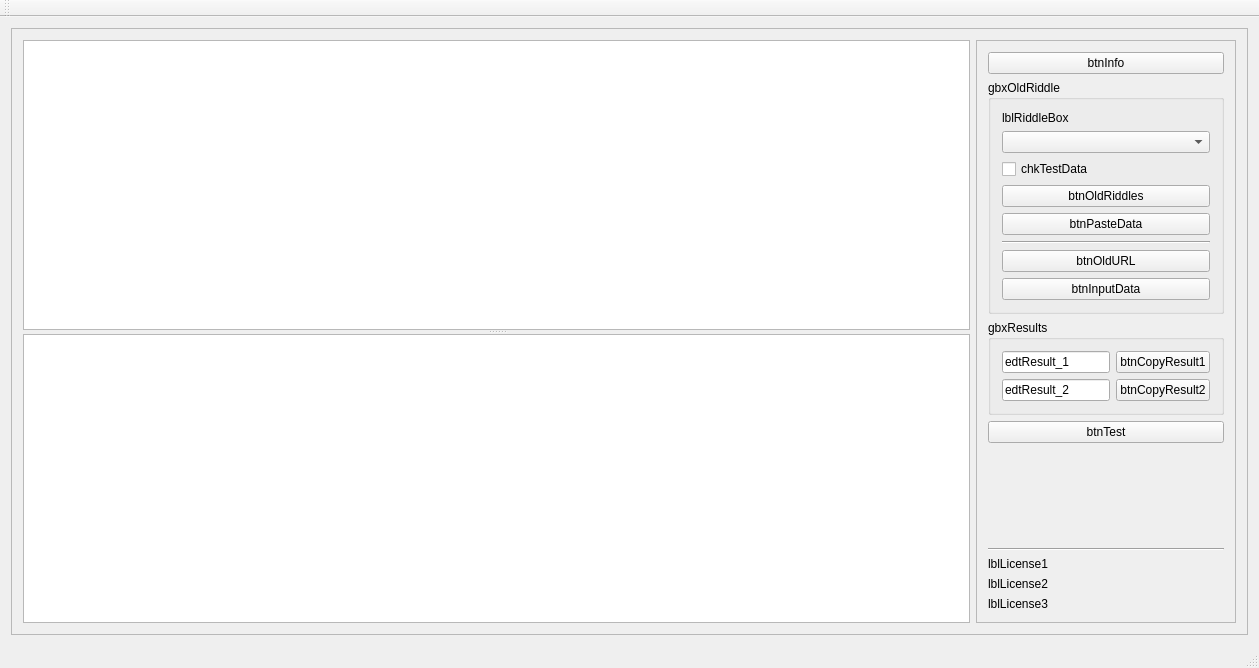
<?xml version="1.0" encoding="UTF-8"?>
<ui version="4.0">
 <class>MainWindowClass</class>
 <widget class="QMainWindow" name="MainWindowClass">
  <property name="geometry">
   <rect>
    <x>0</x>
    <y>0</y>
    <width>1259</width>
    <height>668</height>
   </rect>
  </property>
  <property name="sizePolicy">
   <sizepolicy hsizetype="Expanding" vsizetype="Expanding">
    <horstretch>0</horstretch>
    <verstretch>0</verstretch>
   </sizepolicy>
  </property>
  <property name="windowTitle">
   <string>MainWindow</string>
  </property>
  <widget class="QWidget" name="centralWidget">
   <property name="sizePolicy">
    <sizepolicy hsizetype="Expanding" vsizetype="Expanding">
     <horstretch>0</horstretch>
     <verstretch>0</verstretch>
    </sizepolicy>
   </property>
   <layout class="QVBoxLayout" name="verticalLayout_2">
    <item>
     <widget class="QFrame" name="mainFrame">
      <property name="sizePolicy">
       <sizepolicy hsizetype="Expanding" vsizetype="Expanding">
        <horstretch>1</horstretch>
        <verstretch>1</verstretch>
       </sizepolicy>
      </property>
      <property name="frameShape">
       <enum>QFrame::Shape::StyledPanel</enum>
      </property>
      <property name="frameShadow">
       <enum>QFrame::Shadow::Raised</enum>
      </property>
      <layout class="QHBoxLayout" name="horizontalLayout">
       <item>
        <widget class="QSplitter" name="splitter">
         <property name="sizePolicy">
          <sizepolicy hsizetype="Expanding" vsizetype="Expanding">
           <horstretch>1</horstretch>
           <verstretch>1</verstretch>
          </sizepolicy>
         </property>
         <property name="orientation">
          <enum>Qt::Orientation::Vertical</enum>
         </property>
         <widget class="QTextEdit" name="memInput">
          <property name="sizePolicy">
           <sizepolicy hsizetype="Expanding" vsizetype="Expanding">
            <horstretch>1</horstretch>
            <verstretch>1</verstretch>
           </sizepolicy>
          </property>
          <property name="font">
           <font>
            <family>Courier New</family>
            <pointsize>10</pointsize>
           </font>
          </property>
          <property name="lineWrapMode">
           <enum>QTextEdit::LineWrapMode::NoWrap</enum>
          </property>
         </widget>
         <widget class="QTextEdit" name="memOutput">
          <property name="sizePolicy">
           <sizepolicy hsizetype="Expanding" vsizetype="Expanding">
            <horstretch>1</horstretch>
            <verstretch>1</verstretch>
           </sizepolicy>
          </property>
          <property name="font">
           <font>
            <family>Courier New</family>
            <pointsize>10</pointsize>
           </font>
          </property>
          <property name="lineWrapMode">
           <enum>QTextEdit::LineWrapMode::NoWrap</enum>
          </property>
         </widget>
        </widget>
       </item>
       <item>
        <widget class="QFrame" name="baseCntrl">
         <property name="sizePolicy">
          <sizepolicy hsizetype="Fixed" vsizetype="Expanding">
           <horstretch>1</horstretch>
           <verstretch>1</verstretch>
          </sizepolicy>
         </property>
         <property name="frameShape">
          <enum>QFrame::Shape::StyledPanel</enum>
         </property>
         <property name="frameShadow">
          <enum>QFrame::Shadow::Raised</enum>
         </property>
         <layout class="QVBoxLayout" name="verticalLayout">
          <item>
           <widget class="QPushButton" name="btnInfo">
            <property name="text">
             <string>btnInfo</string>
            </property>
           </widget>
          </item>
          <item>
           <widget class="QGroupBox" name="gbxOldRiddle">
            <property name="sizePolicy">
             <sizepolicy hsizetype="Expanding" vsizetype="Expanding">
              <horstretch>1</horstretch>
              <verstretch>1</verstretch>
             </sizepolicy>
            </property>
            <property name="title">
             <string>gbxOldRiddle</string>
            </property>
            <layout class="QVBoxLayout" name="verticalLayout_3">
             <item>
              <widget class="QLabel" name="lblRiddleBox">
               <property name="text">
                <string>lblRiddleBox</string>
               </property>
              </widget>
             </item>
             <item>
              <widget class="QComboBox" name="cbxOldRiddles"/>
             </item>
             <item>
              <widget class="QCheckBox" name="chkTestData">
               <property name="text">
                <string>chkTestData</string>
               </property>
              </widget>
             </item>
             <item>
              <widget class="QPushButton" name="btnOldRiddles">
               <property name="text">
                <string>btnOldRiddles</string>
               </property>
              </widget>
             </item>
             <item>
              <widget class="QPushButton" name="btnPasteData">
               <property name="text">
                <string>btnPasteData</string>
               </property>
              </widget>
             </item>
             <item>
              <widget class="Line" name="line_2">
               <property name="orientation">
                <enum>Qt::Orientation::Horizontal</enum>
               </property>
              </widget>
             </item>
             <item>
              <widget class="QPushButton" name="btnOldURL">
               <property name="text">
                <string>btnOldURL</string>
               </property>
              </widget>
             </item>
             <item>
              <widget class="QPushButton" name="btnInputData">
               <property name="text">
                <string>btnInputData</string>
               </property>
              </widget>
             </item>
            </layout>
           </widget>
          </item>
          <item>
           <widget class="QGroupBox" name="gbxResults">
            <property name="title">
             <string>gbxResults</string>
            </property>
            <layout class="QVBoxLayout" name="verticalLayout_4">
             <item>
              <layout class="QHBoxLayout" name="horizontalLayout_2">
               <item>
                <widget class="QLineEdit" name="edtResult_1">
                 <property name="text">
                  <string>edtResult_1</string>
                 </property>
                </widget>
               </item>
               <item>
                <widget class="QPushButton" name="btnCopyResult1">
                 <property name="sizePolicy">
                  <sizepolicy hsizetype="Expanding" vsizetype="Fixed">
                   <horstretch>0</horstretch>
                   <verstretch>0</verstretch>
                  </sizepolicy>
                 </property>
                 <property name="text">
                  <string>btnCopyResult1</string>
                 </property>
                </widget>
               </item>
              </layout>
             </item>
             <item>
              <layout class="QHBoxLayout" name="horizontalLayout_3">
               <item>
                <widget class="QLineEdit" name="edtResult_2">
                 <property name="text">
                  <string>edtResult_2</string>
                 </property>
                </widget>
               </item>
               <item>
                <widget class="QPushButton" name="btnCopyResult2">
                 <property name="sizePolicy">
                  <sizepolicy hsizetype="Expanding" vsizetype="Fixed">
                   <horstretch>0</horstretch>
                   <verstretch>0</verstretch>
                  </sizepolicy>
                 </property>
                 <property name="text">
                  <string>btnCopyResult2</string>
                 </property>
                </widget>
               </item>
              </layout>
             </item>
            </layout>
           </widget>
          </item>
          <item>
           <widget class="QPushButton" name="btnTest">
            <property name="text">
             <string>btnTest</string>
            </property>
           </widget>
          </item>
          <item>
           <spacer name="verticalSpacer">
            <property name="orientation">
             <enum>Qt::Orientation::Vertical</enum>
            </property>
            <property name="sizeHint" stdset="0">
             <size>
              <width>20</width>
              <height>316</height>
             </size>
            </property>
           </spacer>
          </item>
          <item>
           <widget class="Line" name="line">
            <property name="orientation">
             <enum>Qt::Orientation::Horizontal</enum>
            </property>
           </widget>
          </item>
          <item>
           <widget class="QLabel" name="lblLicense1">
            <property name="text">
             <string>lblLicense1</string>
            </property>
           </widget>
          </item>
          <item>
           <widget class="QLabel" name="lblLicense2">
            <property name="text">
             <string>lblLicense2</string>
            </property>
           </widget>
          </item>
          <item>
           <widget class="QLabel" name="lblLicense3">
            <property name="text">
             <string>lblLicense3</string>
            </property>
           </widget>
          </item>
         </layout>
        </widget>
       </item>
      </layout>
     </widget>
    </item>
   </layout>
  </widget>
  <widget class="QMenuBar" name="menuBar">
   <property name="geometry">
    <rect>
     <x>0</x>
     <y>0</y>
     <width>1259</width>
     <height>33</height>
    </rect>
   </property>
  </widget>
  <widget class="QToolBar" name="mainToolBar">
   <attribute name="toolBarArea">
    <enum>TopToolBarArea</enum>
   </attribute>
   <attribute name="toolBarBreak">
    <bool>false</bool>
   </attribute>
  </widget>
  <widget class="QStatusBar" name="statusBar"/>
 </widget>
 <layoutdefault spacing="6" margin="11"/>
 <tabstops>
  <tabstop>btnInfo</tabstop>
  <tabstop>cbxOldRiddles</tabstop>
  <tabstop>chkTestData</tabstop>
  <tabstop>btnOldRiddles</tabstop>
  <tabstop>btnPasteData</tabstop>
  <tabstop>btnOldURL</tabstop>
  <tabstop>btnInputData</tabstop>
  <tabstop>edtResult_1</tabstop>
  <tabstop>btnCopyResult1</tabstop>
  <tabstop>edtResult_2</tabstop>
  <tabstop>btnCopyResult2</tabstop>
  <tabstop>btnTest</tabstop>
  <tabstop>memInput</tabstop>
  <tabstop>memOutput</tabstop>
 </tabstops>
 <resources>
  <include location="MainWindow.qrc"/>
 </resources>
 <connections/>
</ui>
